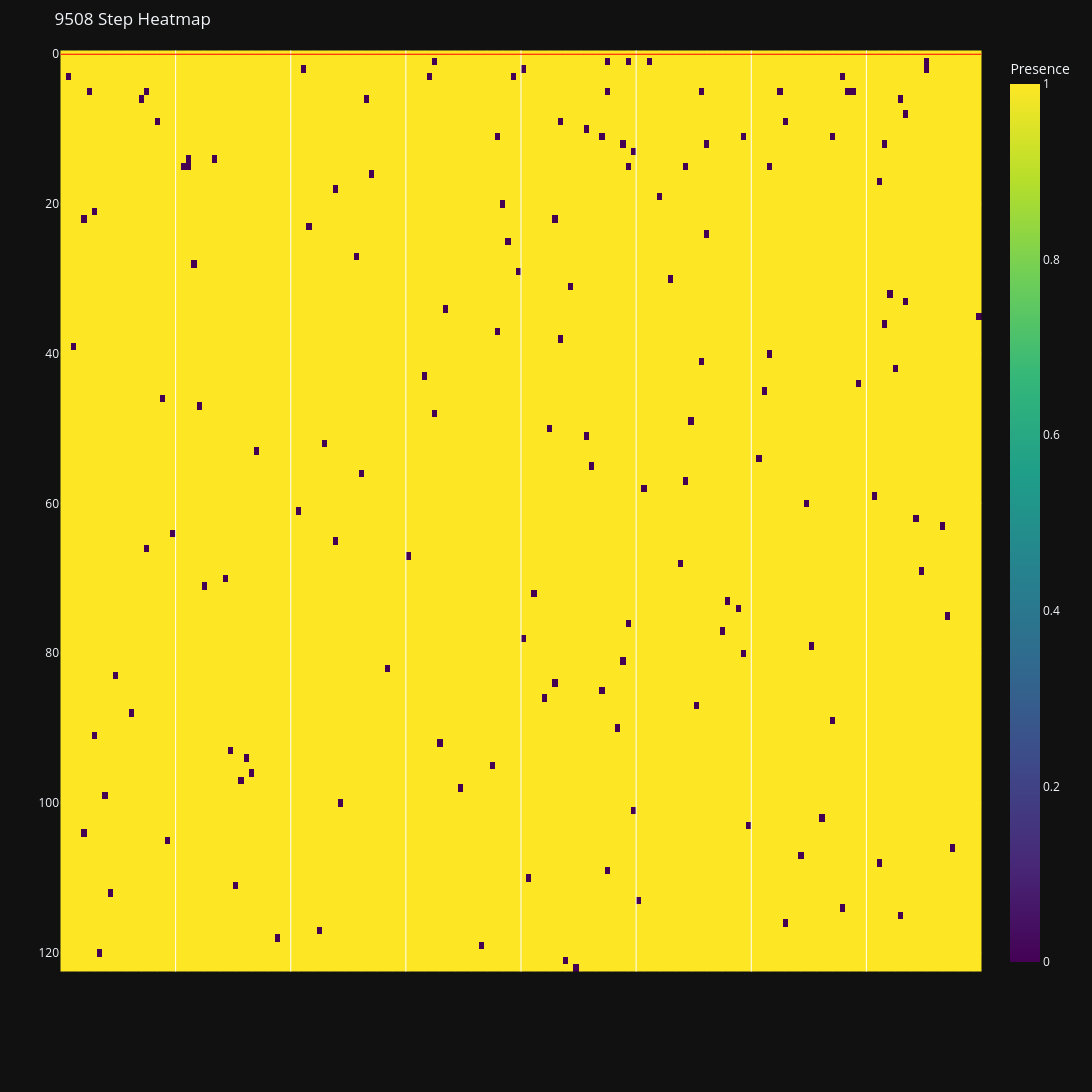

The cell this chart's notebook holds for it:
### Code cell
if sa_results:
    for module_code, result in sa_results.items():
        best_sol = result['solution']
        cost = result['cost']

        print(f"Module: {module_code}")
        print(f"Total Cost: ${cost:.2f}")

        solution = result.get('solution_df', pd.DataFrame())
        if solution is not None and not solution.empty:
            speed_columns = [col for col in solution.columns if col not in ['code', 'value']]
            speed_columns_sorted = sorted(
                speed_columns,
                key=lambda x: float(x) if x not in ['code', 'value'] else 0,
                reverse=True
            )

            solution_with_cost = solution.copy()
            solution_with_cost['cost'] = solution_with_cost['code'].apply(
                lambda code: next((lc.cost for lc in best_sol.modular.linecards if lc.code == code), 0)
            )

            display_cols = ['code'] + speed_columns_sorted + ['value', 'cost']

            display_solution = solution_with_cost[display_cols].copy()
            display_solution = display_solution.fillna(0)
            for col in speed_columns_sorted + ['value']:
                display_solution[col] = display_solution[col].astype(int)

            print(display_solution.to_string(index=False))

            total_value = int(solution['value'].sum())
            print(f"\nTotal value (throughput*ports): {total_value}")
            print(f"Total cost: ${solution_with_cost['cost'].sum():.2f}")

        step_history, scores, temps = result['history']
        print(f"\nConvergence Info:")
        print(f"Iterations: {len(scores)}")
        if scores:
            print(f"Initial cost: ${-scores[0]:.2f}")
            print(f"Final cost: ${-scores[-1]:.2f}")

        try:
            attempt_step_history, attempt_scores, _ = result.get('attempt_history', ([], [], []))
            best_indices = []
            best_score = None
            for idx, score in enumerate(attempt_scores):
                if best_score is None or score > best_score:
                    best_score = score
                    best_indices.append(idx)

            plot_linecard_heatmaps(
                attempt_step_history if attempt_step_history else step_history,
                max_attempts=None,
                title_prefix=f"{module_code} Step",
                best_attempt_indices=best_indices
            )
        except Exception as e:
            print(f"Heatmap skipped: {str(e)[:100]}")
else:
    print("No SA results available.")

### Figure 1 — Plotly figure (JSON) as saved in the notebook; plotly's stock layout.template omitted (floating-point values rounded to 4 significant figures; data arrays with more than 128 entries replaced by an {"elided": "..."} marker saying what was removed)
{"data": [{"colorbar": {"title": {"text": "Presence"}}, "colorscale": [[0.0, "#440154"], [0.1111, "#482878"], [0.2222, "#3e4989"], [0.3333, "#31688e"], [0.4444, "#26828e"], [0.5556, "#1f9e89"], [0.6667, "#35b779"], [0.7778, "#6ece58"], [0.8889, "#b5de2b"], [1.0, "#fde725"]], "x": {"elided": "176 str values"}, "y": [0, 1, 2, 3, 4, 5, 6, 7, 8, 9, 10, 11, 12, 13, 14, 15, 16, 17, 18, 19, 20, 21, 22, 23, 24, 25, 26, 27, 28, 29, 30, 31, 32, 33, 34, 35, 36, 37, 38, 39, 40, 41, 42, 43, 44, 45, 46, 47, 48, 49, 50, 51, 52, 53, 54, 55, 56, 57, 58, 59, 60, 61, 62, 63, 64, 65, 66, 67, 68, 69, 70, 71, 72, 73, 74, 75, 76, 77, 78, 79, 80, 81, 82, 83, 84, 85, 86, 87, 88, 89, 90, 91, 92, 93, 94, 95, 96, 97, 98, 99, 100, 101, 102, 103, 104, 105, 106, 107, 108, 109, 110, 111, 112, 113, 114, 115, 116, 117, 118, 119, 120, 121, 122], "z": {"elided": "123x176 int values"}, "type": "heatmap"}], "layout": {"xaxis": {"title": {}, "tickangle": 90, "showticklabels": false}, "yaxis": {"title": {}, "autorange": "reversed"}, "margin": {"l": 60, "r": 20, "t": 50, "b": 120}, "title": {"text": "9508 Step Heatmap"}, "height": 1476, "width": 1760, "shapes": [{"line": {"color": "white", "width": 1}, "type": "line", "x0": 21.5, "x1": 21.5, "y0": -0.5, "y1": 122.5}, {"line": {"color": "white", "width": 1}, "type": "line", "x0": 43.5, "x1": 43.5, "y0": -0.5, "y1": 122.5}, {"line": {"color": "white", "width": 1}, "type": "line", "x0": 65.5, "x1": 65.5, "y0": -0.5, "y1": 122.5}, {"line": {"color": "white", "width": 1}, "type": "line", "x0": 87.5, "x1": 87.5, "y0": -0.5, "y1": 122.5}, {"line": {"color": "white", "width": 1}, "type": "line", "x0": 109.5, "x1": 109.5, "y0": -0.5, "y1": 122.5}, {"line": {"color": "white", "width": 1}, "type": "line", "x0": 131.5, "x1": 131.5, "y0": -0.5, "y1": 122.5}, {"line": {"color": "white", "width": 1}, "type": "line", "x0": 153.5, "x1": 153.5, "y0": -0.5, "y1": 122.5}, {"line": {"color": "red", "width": 1}, "type": "line", "x0": -0.5, "x1": 175.5, "y0": 0, "y1": 0}]}}
